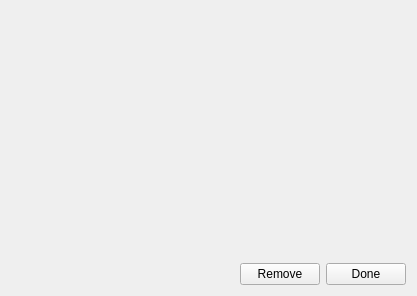
<?xml version="1.0" encoding="UTF-8"?>
<ui version="4.0">
 <class>PlaylistChangeWidget</class>
 <widget class="QWidget" name="PlaylistChangeWidget">
  <property name="geometry">
   <rect>
    <x>0</x>
    <y>0</y>
    <width>417</width>
    <height>296</height>
   </rect>
  </property>
  <property name="windowTitle">
   <string>Form</string>
  </property>
  <layout class="QGridLayout" name="gridLayout">
   <item row="0" column="0" colspan="3">
    <widget class="QStackedWidget" name="stackedWidget">
     <property name="currentIndex">
      <number>0</number>
     </property>
     <widget class="QWidget" name="page">
      <layout class="QGridLayout" name="gridLayout_2">
       <property name="leftMargin">
        <number>0</number>
       </property>
       <property name="topMargin">
        <number>0</number>
       </property>
       <property name="rightMargin">
        <number>0</number>
       </property>
       <property name="bottomMargin">
        <number>0</number>
       </property>
       <item row="0" column="0">
        <widget class="LFOWidget" name="lfoWidget" native="true"/>
       </item>
      </layout>
     </widget>
     <widget class="QWidget" name="page_2">
      <layout class="QGridLayout" name="gridLayout_3">
       <property name="leftMargin">
        <number>0</number>
       </property>
       <property name="topMargin">
        <number>0</number>
       </property>
       <property name="rightMargin">
        <number>0</number>
       </property>
       <property name="bottomMargin">
        <number>0</number>
       </property>
       <item row="0" column="0">
        <widget class="SSGNoiseFreqWidget" name="ssgNoiseFreqWidget" native="true"/>
       </item>
      </layout>
     </widget>
     <widget class="QWidget" name="page_3">
      <layout class="QGridLayout" name="gridLayout_4">
       <property name="leftMargin">
        <number>0</number>
       </property>
       <property name="topMargin">
        <number>0</number>
       </property>
       <property name="rightMargin">
        <number>0</number>
       </property>
       <property name="bottomMargin">
        <number>0</number>
       </property>
       <item row="0" column="0">
        <widget class="SSGEnvelopeFreqWidget" name="ssgEnvFreqWidget" native="true"/>
       </item>
      </layout>
     </widget>
     <widget class="QWidget" name="page_4">
      <layout class="QGridLayout" name="gridLayout_5">
       <property name="leftMargin">
        <number>0</number>
       </property>
       <property name="topMargin">
        <number>0</number>
       </property>
       <property name="rightMargin">
        <number>0</number>
       </property>
       <property name="bottomMargin">
        <number>0</number>
       </property>
       <item row="0" column="0">
        <widget class="SSGEnvelopeShapeWidget" name="ssgEnvShapeWidget" native="true"/>
       </item>
      </layout>
     </widget>
     <widget class="QWidget" name="page_5">
      <layout class="QGridLayout" name="gridLayout_6">
       <item row="0" column="0">
        <widget class="OPLWidget" name="userToneWidget" native="true"/>
       </item>
      </layout>
     </widget>
    </widget>
   </item>
   <item row="1" column="0">
    <spacer name="horizontalSpacer">
     <property name="orientation">
      <enum>Qt::Horizontal</enum>
     </property>
     <property name="sizeHint" stdset="0">
      <size>
       <width>224</width>
       <height>20</height>
      </size>
     </property>
    </spacer>
   </item>
   <item row="1" column="1">
    <widget class="QPushButton" name="removeButton">
     <property name="text">
      <string>Remove</string>
     </property>
    </widget>
   </item>
   <item row="1" column="2">
    <widget class="QPushButton" name="doneButton">
     <property name="text">
      <string>Done</string>
     </property>
    </widget>
   </item>
  </layout>
 </widget>
 <customwidgets>
  <customwidget>
   <class>SSGEnvelopeShapeWidget</class>
   <extends>QWidget</extends>
   <header>ssg/ssgenvelopeshapewidget.h</header>
   <container>1</container>
  </customwidget>
  <customwidget>
   <class>SSGEnvelopeFreqWidget</class>
   <extends>QWidget</extends>
   <header>ssg/ssgenvelopefreqwidget.h</header>
   <container>1</container>
  </customwidget>
  <customwidget>
   <class>SSGNoiseFreqWidget</class>
   <extends>QWidget</extends>
   <header>ssg/ssgnoisefreqwidget.h</header>
   <container>1</container>
  </customwidget>
  <customwidget>
   <class>LFOWidget</class>
   <extends>QWidget</extends>
   <header>opn/lfowidget.h</header>
   <container>1</container>
  </customwidget>
  <customwidget>
   <class>OPLWidget</class>
   <extends>QWidget</extends>
   <header>opl/usertone/oplwidget.h</header>
   <container>1</container>
  </customwidget>
 </customwidgets>
 <resources/>
 <connections/>
</ui>
